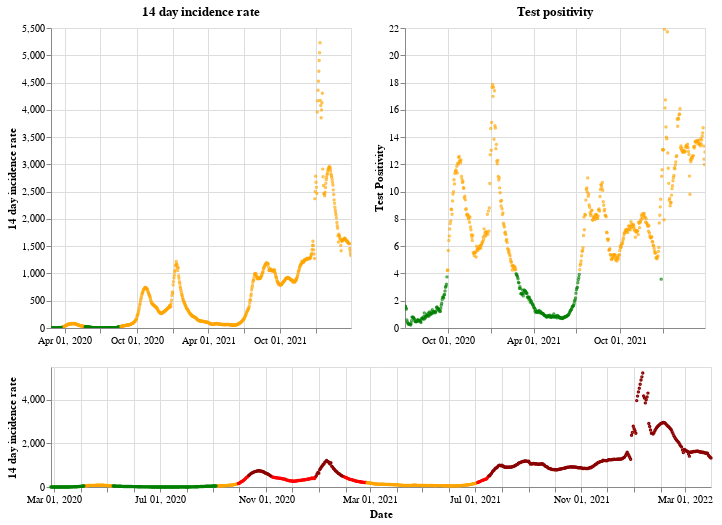

Notebook code cell kept with this figure:
### Markdown cell above
## Northern Ireland

### Code cell
plot_traffic_light('Northern Ireland')

### Figure 1 — Vega-Lite specification as saved in the notebook (floating-point values rounded to 4 significant figures; data arrays with more than 128 entries replaced by an {"elided": "..."} marker saying what was removed)
{"config": {"view": {"continuousWidth": 400, "continuousHeight": 300}}, "vconcat": [{"hconcat": [{"mark": {"type": "point", "size": 2}, "encoding": {"color": {"condition": {"value": "green", "test": "(datum.twoWeeklyCasesRate <= 25)"}, "value": "orange"}, "tooltip": [{"type": "nominal", "field": "areaName"}, {"type": "temporal", "field": "date"}, {"type": "quantitative", "field": "twoWeeklyCasesRate"}, {"type": "quantitative", "field": "testPositivity"}], "x": {"type": "temporal", "axis": {"title": ""}, "field": "date", "scale": {"domain": {"selection": "DateBrush"}}, "timeUnit": "yearmonthdate"}, "y": {"type": "quantitative", "axis": {"title": "14 day incidence rate"}, "field": "twoWeeklyCasesRate"}}, "title": "14 day incidence rate", "width": 300}, {"mark": {"type": "point", "size": 2}, "encoding": {"color": {"condition": {"value": "green", "test": "(datum.testPositivity <= 4)"}, "value": "orange"}, "tooltip": [{"type": "nominal", "field": "areaName"}, {"type": "temporal", "field": "date"}, {"type": "quantitative", "field": "twoWeeklyCasesRate"}, {"type": "quantitative", "field": "testPositivity"}], "x": {"type": "temporal", "axis": {"title": ""}, "field": "date", "scale": {"domain": {"selection": "DateBrush"}}, "timeUnit": "yearmonthdate"}, "y": {"type": "quantitative", "axis": {"title": "Test Positivity"}, "field": "testPositivity"}}, "title": "Test positivity", "width": 300}]}, {"layer": [{"mark": {"type": "point", "size": 2}, "encoding": {"color": {"condition": {"value": "orange", "test": "(((datum.testPositivity < 4) && (datum.twoWeeklyCasesRate >= 50)) && (datum.twoWeeklyCasesRate < 200))"}, "value": "red"}, "opacity": {"condition": {"value": 1, "test": "((datum.twoWeeklyCasesRate >= 50) && (datum.twoWeeklyCasesRate < 500))"}, "value": 0}, "tooltip": [{"type": "nominal", "field": "areaName"}, {"type": "temporal", "field": "date"}, {"type": "quantitative", "field": "twoWeeklyCasesRate"}, {"type": "quantitative", "field": "testPositivity"}], "x": {"type": "temporal", "axis": {"title": "Date"}, "field": "date", "timeUnit": "yearmonthdate"}, "y": {"type": "quantitative", "axis": {"title": "14 day incidence rate"}, "field": "twoWeeklyCasesRate"}}, "selection": {"DateBrush": {"type": "interval", "encodings": ["x"], "fields": ["Time"]}}}, {"mark": {"type": "point", "size": 2}, "encoding": {"color": {"value": "darkred"}, "opacity": {"condition": {"value": 1, "test": "(datum.twoWeeklyCasesRate >= 500)"}, "value": 0}, "tooltip": [{"type": "nominal", "field": "areaName"}, {"type": "temporal", "field": "date"}, {"type": "quantitative", "field": "twoWeeklyCasesRate"}, {"type": "quantitative", "field": "testPositivity"}], "x": {"type": "temporal", "axis": {"title": "Date"}, "field": "date", "timeUnit": "yearmonthdate"}, "y": {"type": "quantitative", "axis": {"title": "14 day incidence rate"}, "field": "twoWeeklyCasesRate"}}}, {"mark": {"type": "point", "size": 2}, "encoding": {"color": {"condition": {"value": "green", "test": "((datum.testPositivity < 4) && (datum.twoWeeklyCasesRate < 50))"}, "value": "orange"}, "opacity": {"condition": {"value": 1, "test": "(datum.twoWeeklyCasesRate < 50)"}, "value": 0}, "tooltip": [{"type": "nominal", "field": "areaName"}, {"type": "temporal", "field": "date"}, {"type": "quantitative", "field": "twoWeeklyCasesRate"}, {"type": "quantitative", "field": "testPositivity"}], "x": {"type": "temporal", "axis": {"title": "Date"}, "field": "date", "timeUnit": "yearmonthdate"}, "y": {"type": "quantitative", "axis": {"title": "14 day incidence rate"}, "field": "twoWeeklyCasesRate"}}}], "height": 120, "width": 660}], "data": {"name": "data-b05802cfe95094053eb0dffc66c6f617"}, "$schema": "https://vega.github.io/schema/vega-lite/v4.8.1.json", "datasets": {"data-b05802cfe95094053eb0dffc66c6f617": {"elided": "765 records"}}}
